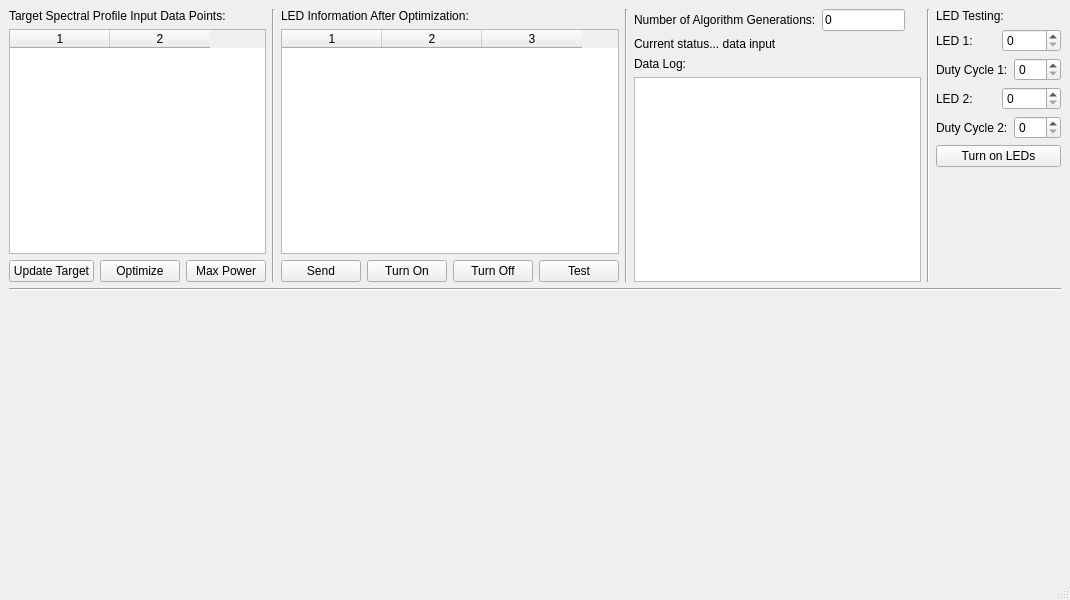
<?xml version="1.0" encoding="UTF-8"?>
<ui version="4.0">
 <class>MainWindow</class>
 <widget class="QMainWindow" name="MainWindow">
  <property name="geometry">
   <rect>
    <x>0</x>
    <y>0</y>
    <width>1070</width>
    <height>600</height>
   </rect>
  </property>
  <property name="windowTitle">
   <string>MainWindow</string>
  </property>
  <widget class="QWidget" name="centralwidget">
   <layout class="QVBoxLayout" name="verticalLayout_5">
    <item>
     <layout class="QHBoxLayout" name="horizontalLayout_9">
      <item>
       <layout class="QVBoxLayout" name="verticalLayout">
        <item>
         <widget class="QLabel" name="targetLabel">
          <property name="text">
           <string>Target Spectral Profile Input Data Points:</string>
          </property>
          <property name="buddy">
           <cstring>table</cstring>
          </property>
         </widget>
        </item>
        <item>
         <widget class="QTableWidget" name="table">
          <property name="sizePolicy">
           <sizepolicy hsizetype="Expanding" vsizetype="MinimumExpanding">
            <horstretch>0</horstretch>
            <verstretch>0</verstretch>
           </sizepolicy>
          </property>
          <property name="acceptDrops">
           <bool>false</bool>
          </property>
          <property name="columnCount">
           <number>2</number>
          </property>
          <column/>
          <column/>
         </widget>
        </item>
        <item>
         <layout class="QHBoxLayout" name="horizontalLayout">
          <item>
           <widget class="QPushButton" name="updateTargetButton">
            <property name="sizePolicy">
             <sizepolicy hsizetype="Fixed" vsizetype="Fixed">
              <horstretch>0</horstretch>
              <verstretch>0</verstretch>
             </sizepolicy>
            </property>
            <property name="text">
             <string>Update Target</string>
            </property>
           </widget>
          </item>
          <item>
           <widget class="QPushButton" name="optimizePushButton">
            <property name="sizePolicy">
             <sizepolicy hsizetype="Fixed" vsizetype="Fixed">
              <horstretch>0</horstretch>
              <verstretch>0</verstretch>
             </sizepolicy>
            </property>
            <property name="text">
             <string>Optimize</string>
            </property>
           </widget>
          </item>
          <item>
           <widget class="QPushButton" name="maxPowerButton">
            <property name="text">
             <string>Max Power</string>
            </property>
           </widget>
          </item>
          <item>
           <spacer name="horizontalSpacer_2">
            <property name="orientation">
             <enum>Qt::Horizontal</enum>
            </property>
            <property name="sizeHint" stdset="0">
             <size>
              <width>40</width>
              <height>20</height>
             </size>
            </property>
           </spacer>
          </item>
         </layout>
        </item>
       </layout>
      </item>
      <item>
       <widget class="Line" name="line">
        <property name="orientation">
         <enum>Qt::Vertical</enum>
        </property>
       </widget>
      </item>
      <item>
       <layout class="QVBoxLayout" name="verticalLayout_2">
        <item>
         <widget class="QLabel" name="ledListLabel">
          <property name="text">
           <string>LED Information After Optimization:</string>
          </property>
          <property name="buddy">
           <cstring>LEDtable</cstring>
          </property>
         </widget>
        </item>
        <item>
         <widget class="QTableWidget" name="LEDtable">
          <property name="sizePolicy">
           <sizepolicy hsizetype="MinimumExpanding" vsizetype="MinimumExpanding">
            <horstretch>0</horstretch>
            <verstretch>0</verstretch>
           </sizepolicy>
          </property>
          <property name="columnCount">
           <number>3</number>
          </property>
          <column/>
          <column/>
          <column/>
         </widget>
        </item>
        <item>
         <layout class="QHBoxLayout" name="horizontalLayout_4">
          <item>
           <widget class="QPushButton" name="sendPushButton">
            <property name="sizePolicy">
             <sizepolicy hsizetype="Fixed" vsizetype="Fixed">
              <horstretch>0</horstretch>
              <verstretch>0</verstretch>
             </sizepolicy>
            </property>
            <property name="text">
             <string>Send</string>
            </property>
           </widget>
          </item>
          <item>
           <widget class="QPushButton" name="onPushButton">
            <property name="text">
             <string>Turn On</string>
            </property>
           </widget>
          </item>
          <item>
           <widget class="QPushButton" name="offPushButton">
            <property name="text">
             <string>Turn Off</string>
            </property>
           </widget>
          </item>
          <item>
           <widget class="QPushButton" name="testPushButton">
            <property name="text">
             <string>Test</string>
            </property>
           </widget>
          </item>
          <item>
           <spacer name="horizontalSpacer_3">
            <property name="orientation">
             <enum>Qt::Horizontal</enum>
            </property>
            <property name="sizeType">
             <enum>QSizePolicy::Expanding</enum>
            </property>
            <property name="sizeHint" stdset="0">
             <size>
              <width>40</width>
              <height>20</height>
             </size>
            </property>
           </spacer>
          </item>
         </layout>
        </item>
       </layout>
      </item>
      <item>
       <widget class="Line" name="line_3">
        <property name="orientation">
         <enum>Qt::Vertical</enum>
        </property>
       </widget>
      </item>
      <item>
       <layout class="QVBoxLayout" name="verticalLayout_3">
        <item>
         <layout class="QHBoxLayout" name="horizontalLayout_3">
          <item>
           <widget class="QLabel" name="numGenLabel">
            <property name="text">
             <string>Number of Algorithm Generations:</string>
            </property>
            <property name="buddy">
             <cstring>numGenLineEdit</cstring>
            </property>
           </widget>
          </item>
          <item>
           <widget class="QLineEdit" name="numGenLineEdit">
            <property name="sizePolicy">
             <sizepolicy hsizetype="Expanding" vsizetype="Fixed">
              <horstretch>0</horstretch>
              <verstretch>0</verstretch>
             </sizepolicy>
            </property>
            <property name="text">
             <string>0</string>
            </property>
           </widget>
          </item>
          <item>
           <spacer name="horizontalSpacer">
            <property name="orientation">
             <enum>Qt::Horizontal</enum>
            </property>
            <property name="sizeHint" stdset="0">
             <size>
              <width>40</width>
              <height>20</height>
             </size>
            </property>
           </spacer>
          </item>
         </layout>
        </item>
        <item>
         <widget class="QLabel" name="statusLabel">
          <property name="text">
           <string>Current status... data input</string>
          </property>
         </widget>
        </item>
        <item>
         <widget class="QLabel" name="dataLabel">
          <property name="text">
           <string>Data Log:</string>
          </property>
          <property name="buddy">
           <cstring>dataTextBrowser</cstring>
          </property>
         </widget>
        </item>
        <item>
         <widget class="QTextBrowser" name="dataTextBrowser">
          <property name="sizePolicy">
           <sizepolicy hsizetype="Expanding" vsizetype="Expanding">
            <horstretch>0</horstretch>
            <verstretch>0</verstretch>
           </sizepolicy>
          </property>
         </widget>
        </item>
       </layout>
      </item>
      <item>
       <widget class="Line" name="line_4">
        <property name="orientation">
         <enum>Qt::Vertical</enum>
        </property>
       </widget>
      </item>
      <item>
       <layout class="QVBoxLayout" name="verticalLayout_4">
        <item>
         <widget class="QLabel" name="singleLEDLabel">
          <property name="text">
           <string>LED Testing:</string>
          </property>
         </widget>
        </item>
        <item>
         <layout class="QHBoxLayout" name="horizontalLayout_5">
          <item>
           <widget class="QLabel" name="ledNumLabel">
            <property name="text">
             <string>LED 1:</string>
            </property>
            <property name="buddy">
             <cstring>ledNumSpinBox</cstring>
            </property>
           </widget>
          </item>
          <item>
           <widget class="QSpinBox" name="ledNumSpinBox">
            <property name="maximum">
             <number>31</number>
            </property>
           </widget>
          </item>
         </layout>
        </item>
        <item>
         <layout class="QHBoxLayout" name="horizontalLayout_6">
          <item>
           <widget class="QLabel" name="dutyCycleLabel">
            <property name="text">
             <string>Duty Cycle 1:</string>
            </property>
            <property name="buddy">
             <cstring>dutyCycleSpinBox</cstring>
            </property>
           </widget>
          </item>
          <item>
           <widget class="QSpinBox" name="dutyCycleSpinBox">
            <property name="maximum">
             <number>100</number>
            </property>
           </widget>
          </item>
         </layout>
        </item>
        <item>
         <layout class="QHBoxLayout" name="horizontalLayout_8">
          <item>
           <widget class="QLabel" name="label">
            <property name="text">
             <string>LED 2:</string>
            </property>
            <property name="buddy">
             <cstring>led2SpinBox</cstring>
            </property>
           </widget>
          </item>
          <item>
           <widget class="QSpinBox" name="led2SpinBox">
            <property name="maximum">
             <number>31</number>
            </property>
           </widget>
          </item>
         </layout>
        </item>
        <item>
         <layout class="QHBoxLayout" name="horizontalLayout_7">
          <item>
           <widget class="QLabel" name="label_2">
            <property name="text">
             <string>Duty Cycle 2:</string>
            </property>
            <property name="buddy">
             <cstring>dutyCycle2SpinBox</cstring>
            </property>
           </widget>
          </item>
          <item>
           <widget class="QSpinBox" name="dutyCycle2SpinBox">
            <property name="maximum">
             <number>100</number>
            </property>
           </widget>
          </item>
         </layout>
        </item>
        <item>
         <widget class="QPushButton" name="singleLEDButton">
          <property name="text">
           <string>Turn on LEDs</string>
          </property>
         </widget>
        </item>
        <item>
         <spacer name="verticalSpacer">
          <property name="orientation">
           <enum>Qt::Vertical</enum>
          </property>
          <property name="sizeHint" stdset="0">
           <size>
            <width>20</width>
            <height>40</height>
           </size>
          </property>
         </spacer>
        </item>
       </layout>
      </item>
     </layout>
    </item>
    <item>
     <widget class="Line" name="line_2">
      <property name="orientation">
       <enum>Qt::Horizontal</enum>
      </property>
     </widget>
    </item>
    <item>
     <layout class="QHBoxLayout" name="horizontalLayout_2">
      <item>
       <widget class="MplWidget" name="plot_1" native="true">
        <property name="sizePolicy">
         <sizepolicy hsizetype="Expanding" vsizetype="Expanding">
          <horstretch>0</horstretch>
          <verstretch>0</verstretch>
         </sizepolicy>
        </property>
       </widget>
      </item>
      <item>
       <widget class="MplWidget" name="plot_2" native="true">
        <property name="sizePolicy">
         <sizepolicy hsizetype="Expanding" vsizetype="Expanding">
          <horstretch>0</horstretch>
          <verstretch>0</verstretch>
         </sizepolicy>
        </property>
       </widget>
      </item>
     </layout>
    </item>
   </layout>
  </widget>
  <widget class="QMenuBar" name="menubar">
   <property name="geometry">
    <rect>
     <x>0</x>
     <y>0</y>
     <width>1070</width>
     <height>21</height>
    </rect>
   </property>
  </widget>
  <widget class="QStatusBar" name="statusbar"/>
 </widget>
 <customwidgets>
  <customwidget>
   <class>MplWidget</class>
   <extends>QWidget</extends>
   <header>mplwidget</header>
   <container>1</container>
  </customwidget>
 </customwidgets>
 <tabstops>
  <tabstop>table</tabstop>
  <tabstop>LEDtable</tabstop>
  <tabstop>optimizePushButton</tabstop>
  <tabstop>sendPushButton</tabstop>
 </tabstops>
 <resources/>
 <connections/>
</ui>
